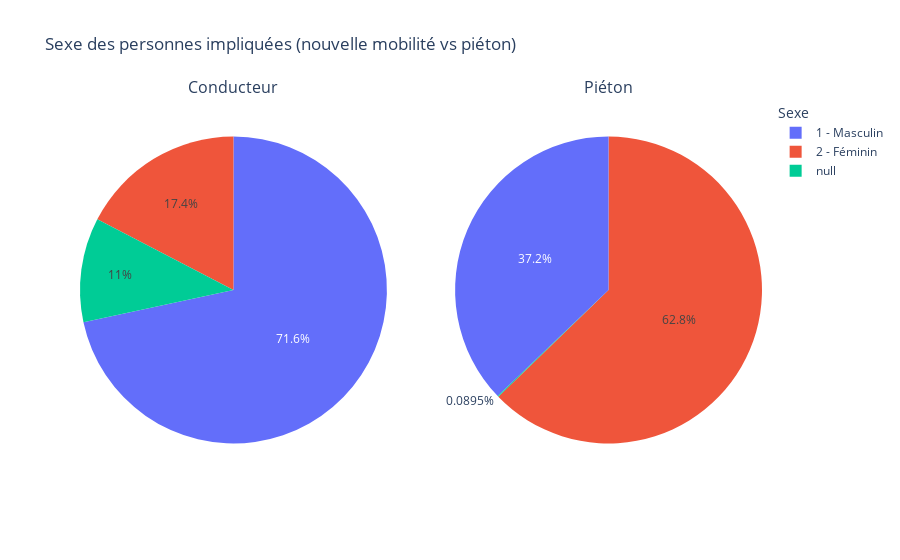

The code cell stored with this chart in its notebook:
### Code cell
fig = go.Figure()
fig = make_subplots(rows=1, cols=2, specs=[[{'type':'domain'}, {'type':'domain'}]],subplot_titles=['Conducteur', 'Piéton'])
fig.add_trace(go.Pie(labels=df['Sexe1'], name="Sexe conducteur"),
              1, 1)
fig.add_trace(go.Pie(labels=df['Sexe2'], name="Sexe piéton"),
              1, 2)
fig.update_layout(
    title_text="Sexe des personnes impliquées (nouvelle mobilité vs piéton)",
    # Add annotations in the center of the donut pies.
    legend=dict(
        title=dict(
            text="Sexe"
        ))
    )
fig.show()

### Figure 1 — Plotly figure (JSON) as saved in the notebook; plotly's stock layout.template omitted (floating-point values rounded to 4 significant figures; data arrays with more than 128 entries replaced by an {"elided": "..."} marker saying what was removed)
{"data": [{"domain": {"x": [0, 0.45], "y": [0, 1]}, "labels": {"elided": "1117 str values"}, "name": "Sexe conducteur", "type": "pie"}, {"domain": {"x": [0.55, 1], "y": [0, 1]}, "labels": {"elided": "1117 str values"}, "name": "Sexe piéton", "type": "pie"}], "layout": {"annotations": [{"font": {"size": 16}, "showarrow": false, "text": "Conducteur", "x": 0.225, "xanchor": "center", "xref": "paper", "y": 1, "yanchor": "bottom", "yref": "paper"}, {"font": {"size": 16}, "showarrow": false, "text": "Piéton", "x": 0.775, "xanchor": "center", "xref": "paper", "y": 1, "yanchor": "bottom", "yref": "paper"}], "legend": {"title": {"text": "Sexe"}}, "title": {"text": "Sexe des personnes impliquées (nouvelle mobilité vs piéton)"}}}
